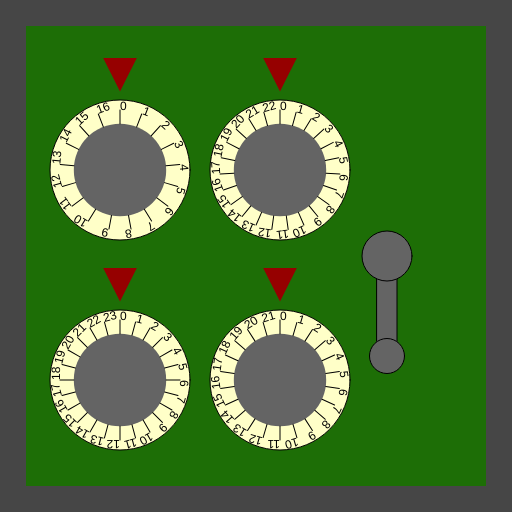
Frame 1 (no input)
Frame 60 (no input): identical to frame 1, image omitted
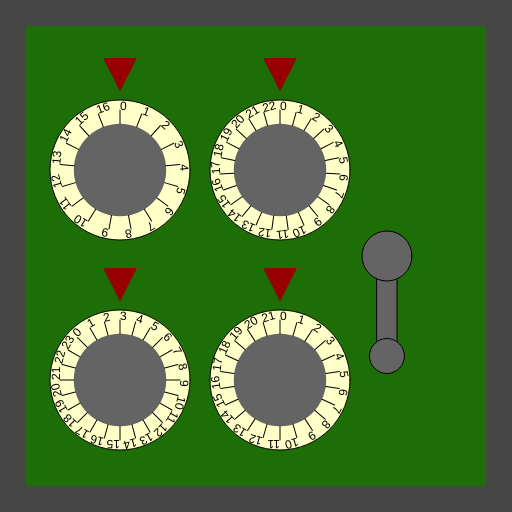
Frame 120 (the mouse pressed at the canvas centre since frame 60)

The p5.js sketch that drew these frames (run headless with seeded random() and noise() and a simulated clock; from frame 60 on, the mouse is pressed at the canvas centre):

// p5.js sketch
// ── sketch.js
/*

Officer: 8730866
CaseNum: 303-2-25227578-8730866

Case 303 - The Case of the Crooked Attorney
Stage 3 - The Gates Bank

I’ve made an appointment for you at the Gates Bank to retrieve your safe deposit box from the vault.
Actually you will break into Torvalds’ one.

Crack the safe by doing the following:

	When the mouse button is released:
	- Make cryptic_storage_keyA equal to the value of mouseY
	- Use the 'max' function to prevent cryptic_storage_keyA from falling below 3

	When the mouse button is pressed:
	- Decrement cryptic_storage_keyB by 2
	- Use the 'constrain' function to prevent cryptic_storage_keyB from falling below 3 and going above 17

	When the mouse button is released:
	- Make cryptic_storage_keyC equal to the value of mouseX
	- Use the 'min' function to prevent cryptic_storage_keyC from going above 17

	When any key is pressed:
	- Increment cryptic_storage_keyD by 1
	- Use the 'min' function to prevent cryptic_storage_keyD from going above 15

	Whilst the mouse is being dragged:
	- Make cryptic_storage_keyE equal to the value of mouseY
	- Use the 'constrain' function to prevent cryptic_storage_keyE from falling below 17 and going above 75



This time you'll need to create the relevant event handlers yourself.

There are many possible ways of investigating this case, but you
should use ONLY the following commands:

	- The assignment operator aka. the equals sign !
	- mouseX, mouseY
	- Incrementing +=
	- Decrementing -=
	- min, max
	- constrain

*/

//declare the variables

var cryptic_storage_keyA;
var cryptic_storage_keyB;
var cryptic_storage_keyC;
var cryptic_storage_keyD;
var cryptic_storage_keyE;


function preload()
{
	//IMAGES WILL BE LOADED HERE

}

function setup()
{
	createCanvas(512,512);

	//initialise the variables
	cryptic_storage_keyA = 0;
	cryptic_storage_keyB = 0;
	cryptic_storage_keyC = 0;
	cryptic_storage_keyD = 0;
	cryptic_storage_keyE = 0;

}

///////////////////EVENT HANDLERS///////////////////
//Create event handlers here to open the safe ...
function mouseDragged()
{
	cryptic_storage_keyE =constrain(mouseY,17, 75);

}
function mousePressed()
{
	cryptic_storage_keyB = constrain(cryptic_storage_keyB - 2, 3, 17);
}
function mouseReleased()
{
	cryptic_storage_keyA = max(mouseY, 3);
	cryptic_storage_keyC = min(mouseX, 17);
}
function keyPressed()
{
	cryptic_storage_keyD = min(cryptic_storage_keyD+1, 15);
}

///////////////DO NOT CHANGE CODE BELOW THIS POINT///////////////////

function draw()
{

	//Draw the safe door
	background(70);
	noStroke();
	fill(29,110,6);
	rect(26,26,width-52,width-52);

	//Draw the combination dials
	push();
	translate(120,170);
	drawDial(140,cryptic_storage_keyA, 17);
	pop();

	push();
	translate(120,380);
	drawDial(140,cryptic_storage_keyB, 24);
	pop();

	push();
	translate(280,170);
	drawDial(140,cryptic_storage_keyC, 23);
	pop();

	push();
	translate(280,380);
	drawDial(140,cryptic_storage_keyD, 22);
	pop();

	//Draw the lever
	push();
	translate(width - 125,256);
	drawLever(cryptic_storage_keyE);
	pop();


}

function drawDial(diameter,num,maxNum)
{
	//the combination lock

	var r = diameter * 0.5;
	var p = r * 0.6;

	stroke(0);
	fill(255,255,200);
	ellipse(0,0,diameter,diameter);
	fill(100);
	noStroke();
	ellipse(0,0,diameter*0.66,diameter*0.66);
	fill(150,0,0);
	triangle(
		-p * 0.4,-r-p,
		p * 0.4,-r-p,
		0,-r-p/5
	);

	noStroke();

	push();
	var inc = 360/maxNum;

	rotate(radians(-num * inc));
	for(var i = 0; i < maxNum; i++)
	{
		push();
		rotate(radians(i * inc));
		stroke(0);
		line(0,-r*0.66,0,-(r-10));
		noStroke();
		fill(0);
		text(i,0,-(r-10));
		pop();
	}

	pop();
}

function drawLever(rot)
{
	push();
	rotate(radians(-rot))
	stroke(0);
	fill(100);
	rect(-10,0,20,100);
	ellipse(0,0,50,50);
	ellipse(0,100,35,35);
	pop();
}
